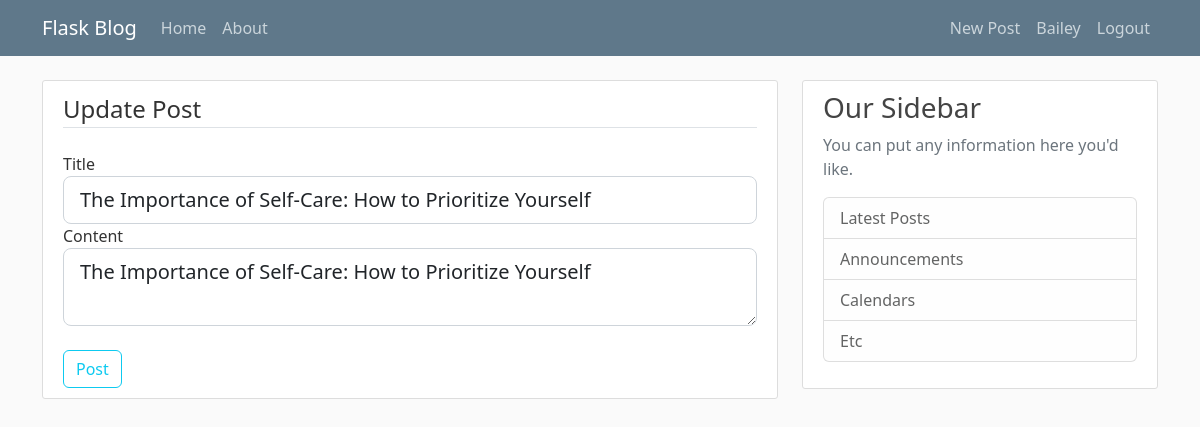
Screenshot of /post/4/update (signed in) with the database file from the repository.
### flaskblog/models.py (models this page shows, shortened)
class User(db.Model, UserMixin):
    id = db.Column(db.Integer, primary_key=True)
    username = db.Column(db.String(20), unique=True, nullable=False)
    email = db.Column(db.String(120), unique=True, nullable=False)
    image_file = db.Column(db.String(20), nullable=False, default='default.png')
    password = db.Column(db.String(60), nullable=False)
    posts = db.relationship('Post', backref='author', lazy=True)

class Post(db.Model):
    id = db.Column(db.Integer, primary_key=True)
    title = db.Column(db.String(100), nullable=False)
    date_posted = db.Column(db.DateTime, nullable=False, default=datetime.utcnow)
    content = db.Column(db.Text, nullable=False)
    user_id = db.Column(db.Integer, db.ForeignKey('user.id'), nullable=False)

### flaskblog/routes.py (the view)
@app.route('/post/<int:post_id>/update', methods=['GET', 'POST'])
@login_required
def update_post(post_id):
    post = Post.query.get_or_404(post_id)
    if post.author != current_user:
        abort(403)
    form = PostForm()
    if form.validate_on_submit():
        post.title = form.title.data
        post.content = form.content.data
        db.session.commit()
        flash('Post Updated!', 'success')
        return redirect(url_for('post', post_id=post.id))
    elif request.method == 'GET':
        form.title.data = post.title
        form.content.data = post.content
    return render_template('create_post.html', title='Update Post', form=form, legend='Update Post')

### flaskblog/forms.py
class PostForm(FlaskForm):
    title = StringField('Title', validators=[DataRequired()])
    content = TextAreaField('Content', validators=[DataRequired()])
    submit = SubmitField('Post')

### flaskblog/models.py (called while the page is built)
@login_manager.user_loader
def load_user(user_id):
    return User.query.get(int(user_id))

### flaskblog/templates/create_post.html (shortened to what this page needs)
{% extends "layout.html" %}
{% block content %}
    <div class="content-section">
      <form method="POST" action="">
          <fieldset class="form-group">
              <legend class="border-bottom mb-4">{{ legend }}</legend>
              <div class="form-group">
                  {{ form.title.label(class="form-control-label") }}
                  {% if form.title.errors %}
                    {{ form.title(class="form-control form-control-lg is-invalid") }}
                    <div class="invalid-feedback">
                        {% for error in form.title.errors %}
                            <span>{{ error }}</span>
                        {% endfor %}
                    </div>
                  {% else %}
                    {{ form.title(class="form-control form-control-lg") }}
                  {% endif %}
              </div>
              <div class="form-group">
                  {{ form.content.label(class="form-control-label") }}
                  {% if form.content.errors %}
                    {{ form.content(class="form-control form-control-lg is-invalid") }}
                    <div class="invalid-feedback">
                        {% for error in form.content.errors %}
                            <span>{{ error }}</span>
                        {% endfor %}
                    </div>
                  {% else %}
                    {{ form.content(class="form-control form-control-lg") }}
                  {% endif %}
              </div>
          </fieldset>
          <div class="form-group mt-4">
              {{ form.submit(class="btn btn-outline-info") }}
          </div>
      </form>
    </div>
{% endblock content %}

### flaskblog/templates/layout.html (shortened to what this page needs)
<!DOCTYPE html>
<html lang="en">
    <head>
        <link rel="stylesheet" href="https://cdn.jsdelivr.net/npm/bootstrap@5.2.3/dist/css/bootstrap.min.css">
        <link rel="stylesheet" type="text/css" href="{{ url_for('static', filename='main.css') }}">
    </head>
    <body>
        <header class="site-header">
            <nav class="navbar navbar-expand-md navbar-dark bg-steel fixed-top">
                <div class="container">
                    <a class="navbar-brand mr-4" href="/">Flask Blog</a>
                    <div class="collapse navbar-collapse" id="navbarToggle">
                        <div class="navbar-nav mr-auto">
                            <a class="nav-item nav-link" href="{{ url_for('home') }}">Home</a>
                            <a class="nav-item nav-link" href="{{ url_for('about') }}">About</a>
                        </div>
                        {% if current_user.is_authenticated %}
                            <div class="navbar-nav ms-auto">
                                <a class="nav-item nav-link" href="{{ url_for('new_post') }}">New Post</a>
                                <a class="nav-item nav-link" href="{{ url_for('account') }}">{{ current_user.username }}</a>
                                <a class="nav-item nav-link" href="{{ url_for('logout') }}">Logout</a>
                            </div>
                        {% else %}
                            <div class="navbar-nav ms-auto">
                                <a class="nav-item nav-link" href="{{ url_for('login') }}">Login</a>
                                <a class="nav-item nav-link" href="{{ url_for('register') }}">Register</a>
                            </div>
                        {% endif %}
                    </div>
                </div>
            </nav>
        </header>
        <main role="main" class="container">
            <div class="row">
                <div class="col-md-8">
                    {% block content %}{% endblock %}
                </div>
                <div class="col-md-4">
                    <div class="content-section">
                        <h3>Our Sidebar</h3>
                        <p class="text-muted">You can put any information here you'd like.
                            <ul class="list-group">
                                <li class="list-group-item list-group-item-light">Latest Posts</li>
                                <li class="list-group-item list-group-item-light">Announcements</li>
                                <li class="list-group-item list-group-item-light">Calendars</li>
                                <li class="list-group-item list-group-item-light">Etc</li>
                            </ul>
                        </p>
                    </div>
                </div>
            </div>
        </main>
    </body>
</html>

### flaskblog/static/main.css (style rules this page uses)
body { background: #fafafa; color: #333333; margin-top: 5rem; }
a { text-decoration: none; }
h1, h2, h3, h4, h5, h6 { color: #444444; }
.bg-steel { background-color: #5f788a; }
.site-header .navbar-nav .nav-link { color: #cbd5db; }
.content-section { background: #ffffff; padding: 10px 20px; border: 1px solid #dddddd; border-radius: 3px; margin-bottom: 20px; }

### rows the page displays
User: username "Bailey"
Post: title "The Importance of Self-Care: How to Prioritize Yourself", content "The Importance of Self-Care: How to Prioritize Yourself"

### other values shown
{{ legend }} "Update Post"
